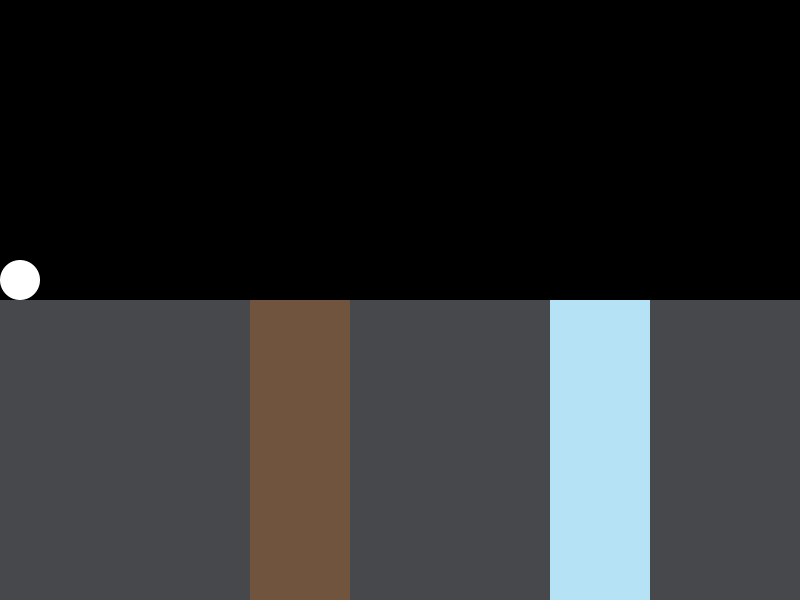
Frame 1 (no input)
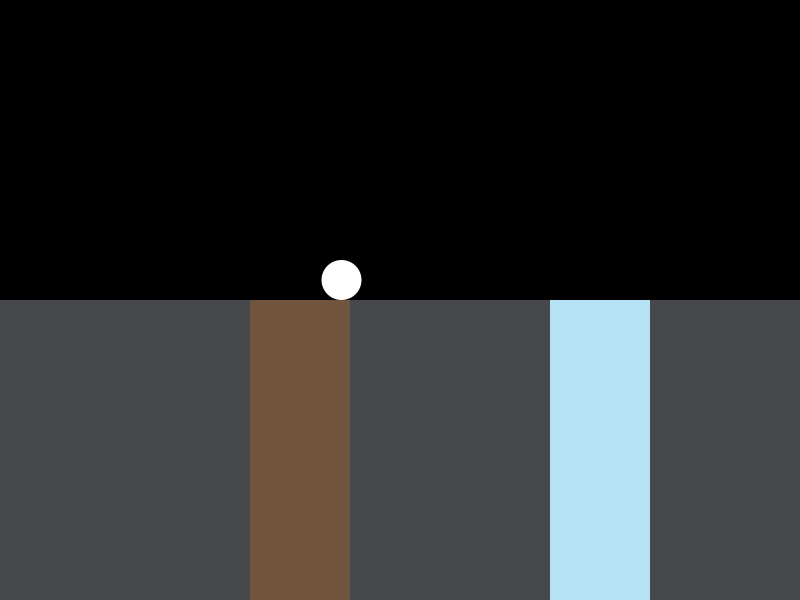
Frame 60 (the mouse pressed at the canvas centre just before this capture)
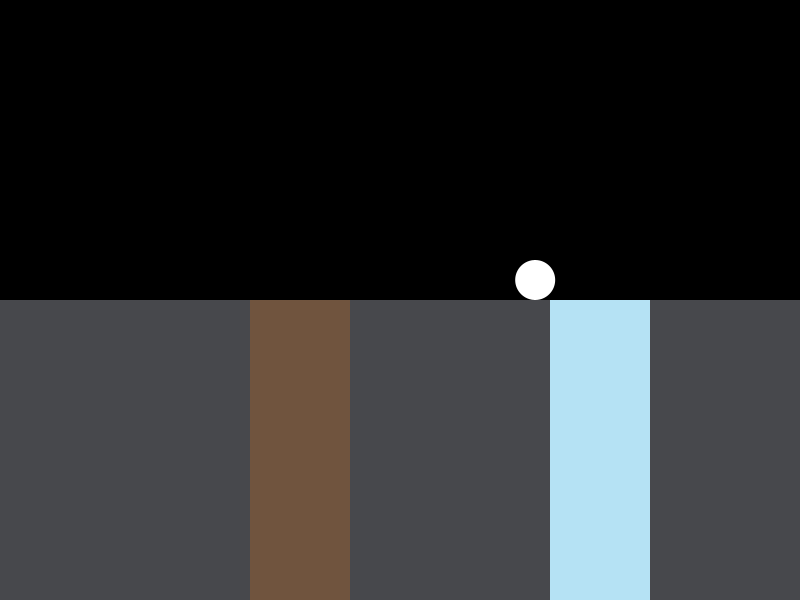
Frame 120 (the mouse held since frame 60 and released just before this capture)

The Processing sketch that drew these frames (run headless with seeded random() and noise(); from frame 60 on, the mouse is pressed at the canvas centre):

// Processing sketch: ball_friction_11_05_22
// ── ball_friction_11_05_22.pde
PVector loc;
PVector vel;
PVector acc;

float radius;

float mud_width = 100;
float glacier_width = 100;

void setup(){
  size(800, 600);
  ellipseMode(RADIUS);
  radius = 20;
  
  loc = new PVector(20, height/2 - 20);
  
  // Init ball speed will be constant
  vel = new PVector(6, 0);
  acc = new PVector(0, 0);
}

void draw(){
  background(0);
  
  drawShapes();
  
  if (!(vel.x < 0)){
    move();
    force();
  }
  
}

void move(){
  vel.add(acc);
  loc.add(vel);
  acc.mult(0);
}


void force(){
   PVector friction = vel.copy();
   friction.normalize();
   
   // Ball Inside Mud
   if (loc.x >= 250 && loc.x <= 250 + mud_width)
     friction.mult(-0.1);
   
   // Ball Inside Glacier
   else if(loc.x >= 550 && loc.x <= 550 + glacier_width)
     friction.mult(-0.01);
   // Normal Friction
   else{
     friction.mult(-0.01);
   }
   
   acc.add(friction);
   
   // Apply Wind Force
   PVector wind = new PVector(0.001, 0);
   acc.add(wind);
   
}


void drawShapes(){
   noStroke();
   
   // Draw Road
   fill(#47484C);
   rect(0, height/2, width, height/2);
   
   
   // Draw Mud
   fill(#70543E);
   rect(250, height/2, mud_width, height/2);
   
  // Draw Glacier
  fill(#B5E2F4);
  rect(550, height/2, glacier_width, height/2);
  
  // Draw Ball
  fill(255);
  ellipse(loc.x, loc.y, radius, radius);
   
}
